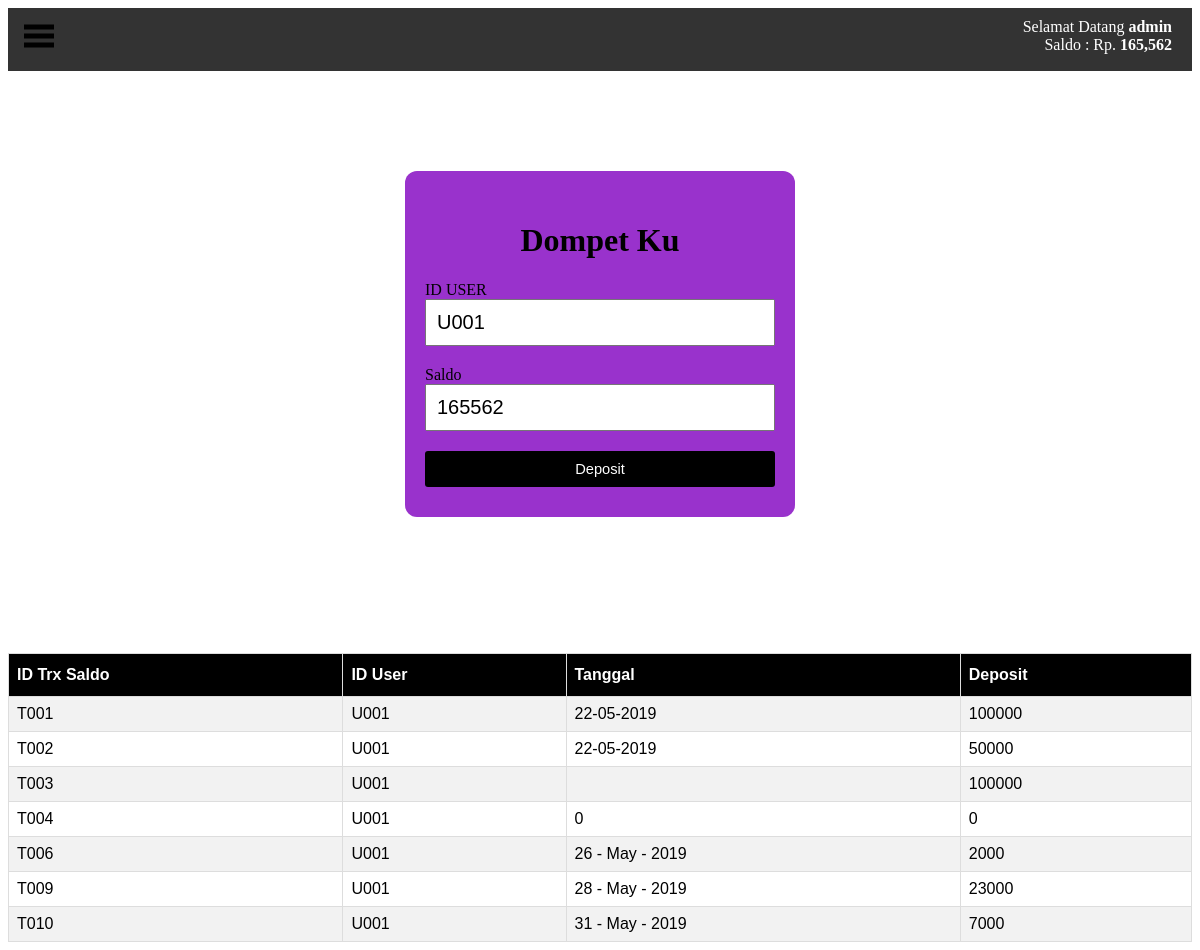
Page /dasboard.php?page=dompet (signed in) on the committed database.
### tables this page shows
CREATE TABLE `at_uset` (
  `id_user` char(20) NOT NULL,
  `username` varchar(225) NOT NULL,
  `password` varchar(225) NOT NULL,
  `saldo` int(25) NOT NULL
);

CREATE TABLE `trx` (
  `id_trx` char(20) NOT NULL,
  `id_user` char(20) NOT NULL,
  `tgl` varchar(225) NOT NULL,
  `saldo_masuk` int(35) NOT NULL,
  `saldo_keluar` int(35) NOT NULL
);

### halaman/dompet.php (the view)
<div class="masuk">
	<center><h1>Dompet Ku</h1></center>
<form action="dasboard.php?page=deposit" method="post">
	<label>ID USER</label>
	<input class="col_masuk" type="text" name="id_user" value="<?php echo $_SESSION['id_user']; ?>" readonly>
	<label>Saldo</label>
	<input class="col_masuk" type="text" name="saldo" value="<?php
include "koneksi.php";
  $id_user = $_SESSION['id_user'];
  $sql = mysqli_query($koneksi, "SELECT saldo FROM at_uset WHERE id_user ='$id_user'");
  while ($data = mysqli_fetch_array($sql)) {
	echo $data['saldo'];} ?>" readonly>
	<input class="tombol" type="submit" value="Deposit">
</form>
</div>
<br>
<br>
<table id="customers">
	<tr>
		<th>ID Trx Saldo</th>
		<th>ID User</th>
		<th>Tanggal</th>
		<th>Deposit</th>
	</tr>
		<?php
		include "koneksi.php";
		$id_user = $_SESSION['id_user'];
		$query = mysqli_query($koneksi, "SELECT * FROM trx WHERE id_user='$id_user'")or die(mysqli_error());
		while($data = mysqli_fetch_array($query)){
		?>
	<tr>
		<td><?php echo $data['id_trx']; ?></td>
		<td><?php echo $data['id_user']; ?></td>
		<td><?php echo $data['tgl']; ?></td>
		<td><?php echo $data['saldo_masuk']; ?></td>
	</tr>
<?php } ?>
</table>

### css/stylee.css (style rules this page uses)
body { background-color: white; overflow-x: hidden; }
.masuk { width: 350px; background: #9932CC; margin: 100px auto; padding: 30px 20px; border-radius: 12px; }
.col_masuk { box-sizing: border-box; width: 100%; padding: 10px; font-size: 20px; margin-bottom: 20px; }
.tombol { background: black; color: white; font-size: 11pt; width: 100%; border:none; border-radius: 3px; padding: 10px 20px; }

### css/table.css (style rules this page uses)
#customers { font-family: "Trebuchet MS", Arial, Helvetica, sans-serif; border-collapse: collapse; width: 100%; }
#customers td, #customers th { border: 1px solid #ddd; padding: 8px; }
#customers tr:nth-child(even) { background-color: #f2f2f2; }
#customers th { padding-top: 12px; padding-bottom: 12px; text-align: left; background-color: black; color: white; }

### rows in the picture
at_uset: saldo "165562"
trx: id_trx "T001", id_user "U001", tgl "22-05-2019", saldo_masuk "100000"
trx: id_trx "T002", id_user "U001", tgl "22-05-2019", saldo_masuk "50000"
trx: id_trx "T003", id_user "U001", saldo_masuk "100000"
trx: id_trx "T004", id_user "U001", tgl "0", saldo_masuk "0"
trx: id_trx "T006", id_user "U001", tgl "26 - May - 2019", saldo_masuk "2000"
trx: id_trx "T009", id_user "U001", tgl "28 - May - 2019", saldo_masuk "23000"
trx: id_trx "T010", id_user "U001", tgl "31 - May - 2019", saldo_masuk "7000"

### other values in the picture
$_SESSION['username'] "admin"
$data['saldo'] "165,562"
